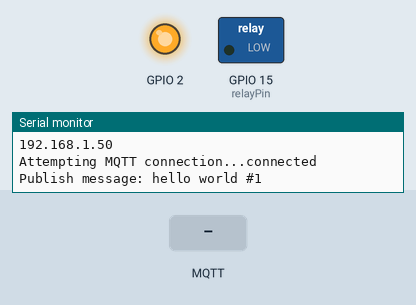
Recording of a sketch running on a simulated ESP8266 (NodeMCU). Parts: switched loads named in the sketch (green lamp = pin HIGH), output pins drawn as LEDs (lit = HIGH), the last lines printed to the serial monitor. The inputs (shaded band) are chosen by the test bench. WiFi joins after 1.5 s; servers stay silent unless stated; no MQTT or app messages arrive unless stated.

Above: at 2.7 s.
2.8 s: MQTT message "1" arrives on the first subscribed topic
At 3.3 s:
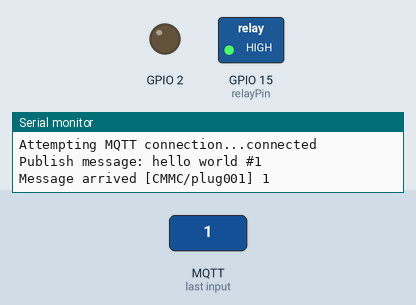
4.3 s: MQTT message "0" arrives on the first subscribed topic
At 5.6 s:
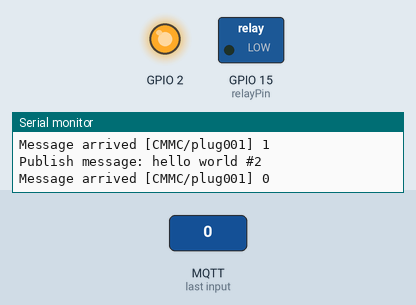
Timing chart, 0 to 7.3 s (numbered marks = the images above; inputs shaded):
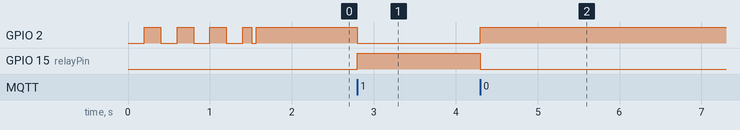

The sketch:

001_cmmc_mqtt_esp8266.ino
```cpp
#include <Arduino.h>

#include <ESP8266WiFi.h>
#include <PubSubClient.h>

#include "CMMC_Blink.hpp"
CMMC_Blink blinker;
#define relayPin 15

// Update these with values suitable for your network.
const char* ssid = "ESPERT-3020";
const char* password = "espertap";
const char* mqtt_server = "mqtt.cmmc.io";

#define inTopic "CMMC/plug001"
#define outTopic "CMMC/plug001/outTopic"

WiFiClient espClient;
PubSubClient client(espClient);
long lastMsg = 0;
char msg[50];
int value = 0;

void setup() {
  pinMode(BUILTIN_LED, OUTPUT);     // Initialize the BUILTIN_LED pin as an output
  pinMode(relayPin, OUTPUT);
  Serial.begin(115200);
  blinker.init();
  blinker.blink(200, LED_BUILTIN);
  setup_wifi();
  client.setServer(mqtt_server, 1883);
  client.setCallback(callback);
}

void setup_wifi() {

  delay(10);
  // We start by connecting to a WiFi network
  Serial.println();
  Serial.print("Connecting to ");
  Serial.println(ssid);

  WiFi.begin(ssid, password);

  while (WiFi.status() != WL_CONNECTED) {
    delay(500);
    Serial.print(".");
  }

  blinker.blink(50, LED_BUILTIN);
  Serial.println("");
  Serial.println("WiFi connected");
  Serial.println("IP address: ");
  Serial.println(WiFi.localIP());
}

void callback(char* topic, byte* payload, unsigned int length) {
  Serial.print("Message arrived [");
  Serial.print(topic);
  Serial.print("] ");
  for (int i = 0; i < length; i++) {
    Serial.print((char)payload[i]);
  }
  Serial.println();

  // Switch on the LED if an 1 was received as first character
  if ((char)payload[0] == '1') {
    digitalWrite(BUILTIN_LED, LOW);   // Turn the LED on (Note that LOW is the voltage level
    digitalWrite(relayPin, HIGH);
    // but actually the LED is on; this is because
    // it is acive low on the ESP-01)
  } else {
    digitalWrite(BUILTIN_LED, HIGH);  // Turn the LED off by making the voltage HIGH
    digitalWrite(relayPin, LOW);
  }
}

void reconnect() {
  // Loop until we're reconnected
  while (!client.connected()) {
    Serial.print("Attempting MQTT connection...");
    String clientId = String(ESP.getChipId());
    // Attempt to connect
    if (client.connect(clientId.c_str())) {

      Serial.println("connected");
      blinker.detach(HIGH);
      // Once connected, publish an announcement...
      client.publish(outTopic, "hello world");
      // ... and resubscribe
      client.subscribe(inTopic);
    } else {
      Serial.print("failed, rc=");
      Serial.print(client.state());
      Serial.println(" try again in 5 seconds");
      // Wait 5 seconds before retrying
      delay(5000);
    }
  }
}
void loop() {

  if (!client.connected()) {
    blinker.blink(50, LED_BUILTIN);
    reconnect();
  }
  client.loop();

  long now = millis();
  if (now - lastMsg > 2000) {
    lastMsg = now;
    ++value;
    snprintf (msg, 75, "hello world #%ld", value);
    Serial.print("Publish message: ");
    Serial.println(msg);
    client.publish(outTopic, msg);
  }
}
```

CMMC_Blink.hpp
```cpp
#ifndef CMMCBlink_h
#define CMMCBlink_h
#include <Arduino.h>
#include <Ticker.h>

class CMMC_Blink
{
  public:

    typedef enum {
      BLINK_TYPE_TICKER = 1,
      BLINK_TYPE_INTERVAL,
    } blink_t;

    static const blink_t TYPE_TICKER = BLINK_TYPE_TICKER;
    static const blink_t TYPE_INTERVAL = BLINK_TYPE_INTERVAL;
//
//    CMMC_Blink() {
//      this->init();
//    }

    CMMC_Blink init(blink_t type = BLINK_TYPE_TICKER) {
      if (type == BLINK_TYPE_TICKER) {
        this->_ticker = new Ticker;
      }
      _initialized = true;
      return *this;
    }

    void setPin(uint8_t pin) {
      pinMode(_ledPin, OUTPUT);
      digitalWrite(_ledPin, LOW);
      _ledPin = pin;
    }

    CMMC_Blink(blink_t type = BLINK_TYPE_TICKER) {
      _type = type;
    };

    CMMC_Blink(Ticker *ticker) {
      _initialized = true;
      this->_ticker = ticker;
    };

    void blink(int ms, uint8_t pin) {
      this->setPin(pin);
      this->blink(ms);
    }

    void detach(int state = LOW) {
      this->_ticker->detach();
      digitalWrite(this->_ledPin, state);
    }

    void blink(int ms) {
      if (!_initialized) return;
      if (_ledPin == 254) return;
      static int _pin = this->_ledPin;
      this->_ticker->detach();
      auto lambda = []() {
        int state = digitalRead(_pin);  // get the current state of GPIOpin pin
        digitalWrite(_pin, !state);     // set pin to the opposite state
      };
      this->_ticker->attach_ms(ms, lambda);
    }

  private:
    unsigned int _ledPin = 254;
    Ticker *_ticker;
    blink_t  _type;
    bool _initialized = false;

};


#endif
```

Measured:
- after the input at 2.8 s, GPIO 2: HIGH → LOW at once; GPIO 15 (relayPin): LOW → HIGH at once
- after the input at 4.3 s, GPIO 2: LOW → HIGH at once; GPIO 15 (relayPin): HIGH → LOW at once
